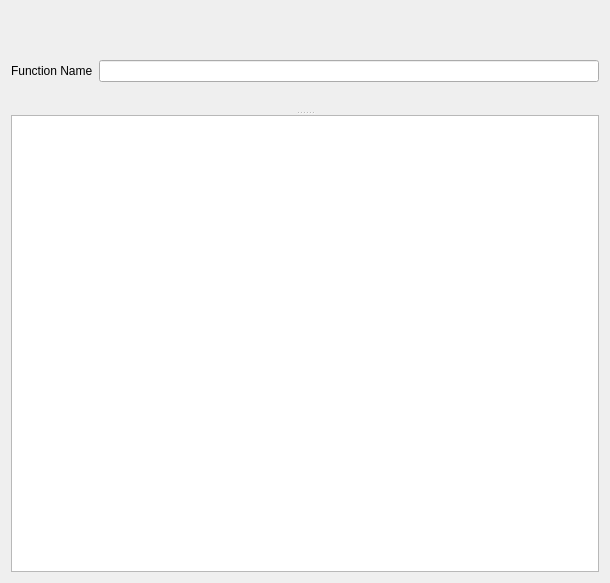
<?xml version="1.0" encoding="UTF-8"?>
<ui version="4.0">
 <class>basic_fitting_widget</class>
 <widget class="QWidget" name="basic_fitting_widget">
  <property name="geometry">
   <rect>
    <x>0</x>
    <y>0</y>
    <width>610</width>
    <height>583</height>
   </rect>
  </property>
  <property name="windowTitle">
   <string>Form</string>
  </property>
  <layout class="QGridLayout" name="gridLayout_3">
   <item row="0" column="0" colspan="2">
    <widget class="QSplitter" name="splitter">
     <property name="orientation">
      <enum>Qt::Vertical</enum>
     </property>
     <widget class="QWidget" name="layoutWidget">
      <layout class="QVBoxLayout" name="verticalLayout">
       <item>
        <spacer name="verticalSpacer_2">
         <property name="orientation">
          <enum>Qt::Vertical</enum>
         </property>
         <property name="sizeType">
          <enum>QSizePolicy::Maximum</enum>
         </property>
         <property name="sizeHint" stdset="0">
          <size>
           <width>20</width>
           <height>10</height>
          </size>
         </property>
        </spacer>
       </item>
       <item>
        <layout class="QGridLayout" name="function_browser_layout">
         <property name="sizeConstraint">
          <enum>QLayout::SetDefaultConstraint</enum>
         </property>
        </layout>
       </item>
       <item>
        <spacer name="verticalSpacer_3">
         <property name="orientation">
          <enum>Qt::Vertical</enum>
         </property>
         <property name="sizeType">
          <enum>QSizePolicy::Maximum</enum>
         </property>
         <property name="sizeHint" stdset="0">
          <size>
           <width>20</width>
           <height>10</height>
          </size>
         </property>
        </spacer>
       </item>
       <item>
        <layout class="QGridLayout" name="gridLayout_2">
         <item row="0" column="0">
          <widget class="QLabel" name="label_2">
           <property name="text">
            <string>Function Name</string>
           </property>
          </widget>
         </item>
         <item row="0" column="1">
          <widget class="QLineEdit" name="function_name_line_edit"/>
         </item>
        </layout>
       </item>
      </layout>
     </widget>
     <widget class="QTableWidget" name="fit_options_table">
      <property name="sizePolicy">
       <sizepolicy hsizetype="Expanding" vsizetype="Expanding">
        <horstretch>0</horstretch>
        <verstretch>0</verstretch>
       </sizepolicy>
      </property>
     </widget>
    </widget>
   </item>
  </layout>
 </widget>
 <resources/>
 <connections/>
</ui>
